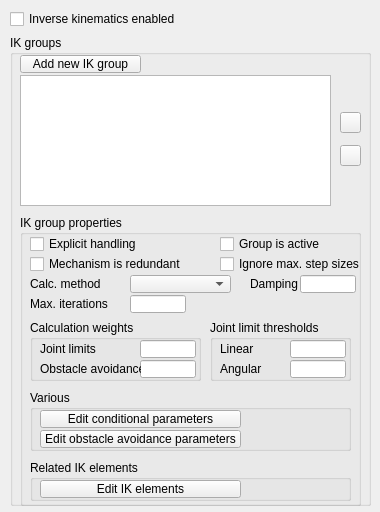
<?xml version="1.0" encoding="UTF-8"?>
<ui version="4.0">
 <class>CQDlgIk</class>
 <widget class="QDialog" name="CQDlgIk">
  <property name="geometry">
   <rect>
    <x>0</x>
    <y>0</y>
    <width>380</width>
    <height>512</height>
   </rect>
  </property>
  <property name="windowTitle">
   <string>Inverse Kinematics</string>
  </property>
  <property name="locale">
   <locale language="English" country="UnitedStates"/>
  </property>
  <widget class="QCheckBox" name="qqIkEnabled">
   <property name="geometry">
    <rect>
     <x>10</x>
     <y>10</y>
     <width>241</width>
     <height>18</height>
    </rect>
   </property>
   <property name="focusPolicy">
    <enum>Qt::StrongFocus</enum>
   </property>
   <property name="text">
    <string>Inverse kinematics enabled</string>
   </property>
  </widget>
  <widget class="QGroupBox" name="groupBox">
   <property name="geometry">
    <rect>
     <x>10</x>
     <y>35</y>
     <width>361</width>
     <height>471</height>
    </rect>
   </property>
   <property name="title">
    <string>IK groups</string>
   </property>
   <property name="flat">
    <bool>true</bool>
   </property>
   <widget class="QToolButton" name="qqAddNewGroup">
    <property name="geometry">
     <rect>
      <x>10</x>
      <y>20</y>
      <width>121</width>
      <height>18</height>
     </rect>
    </property>
    <property name="focusPolicy">
     <enum>Qt::StrongFocus</enum>
    </property>
    <property name="text">
     <string>Add new IK group</string>
    </property>
   </widget>
   <widget class="QListWidget" name="qqList">
    <property name="geometry">
     <rect>
      <x>10</x>
      <y>40</y>
      <width>311</width>
      <height>131</height>
     </rect>
    </property>
   </widget>
   <widget class="QToolButton" name="qqUp">
    <property name="geometry">
     <rect>
      <x>330</x>
      <y>77</y>
      <width>21</width>
      <height>21</height>
     </rect>
    </property>
    <property name="focusPolicy">
     <enum>Qt::StrongFocus</enum>
    </property>
    <property name="text">
     <string/>
    </property>
    <property name="icon">
     <iconset resource="../variousImageFiles.qrc">
      <normaloff>:/variousImageFiles/upArrow.png</normaloff>:/variousImageFiles/upArrow.png</iconset>
    </property>
   </widget>
   <widget class="QToolButton" name="qqDown">
    <property name="geometry">
     <rect>
      <x>330</x>
      <y>110</y>
      <width>21</width>
      <height>21</height>
     </rect>
    </property>
    <property name="focusPolicy">
     <enum>Qt::StrongFocus</enum>
    </property>
    <property name="text">
     <string/>
    </property>
    <property name="icon">
     <iconset resource="../variousImageFiles.qrc">
      <normaloff>:/variousImageFiles/downArrow.png</normaloff>:/variousImageFiles/downArrow.png</iconset>
    </property>
   </widget>
   <widget class="QGroupBox" name="groupBox_3">
    <property name="geometry">
     <rect>
      <x>10</x>
      <y>180</y>
      <width>341</width>
      <height>291</height>
     </rect>
    </property>
    <property name="title">
     <string>IK group properties</string>
    </property>
    <property name="flat">
     <bool>true</bool>
    </property>
    <widget class="QCheckBox" name="qqGroupIsActive">
     <property name="geometry">
      <rect>
       <x>200</x>
       <y>20</y>
       <width>151</width>
       <height>18</height>
      </rect>
     </property>
     <property name="focusPolicy">
      <enum>Qt::StrongFocus</enum>
     </property>
     <property name="text">
      <string>Group is active</string>
     </property>
    </widget>
    <widget class="QCheckBox" name="qqExplicitHandling">
     <property name="geometry">
      <rect>
       <x>10</x>
       <y>20</y>
       <width>151</width>
       <height>18</height>
      </rect>
     </property>
     <property name="focusPolicy">
      <enum>Qt::StrongFocus</enum>
     </property>
     <property name="text">
      <string>Explicit handling</string>
     </property>
    </widget>
    <widget class="QCheckBox" name="qqRedundant">
     <property name="geometry">
      <rect>
       <x>10</x>
       <y>40</y>
       <width>151</width>
       <height>18</height>
      </rect>
     </property>
     <property name="focusPolicy">
      <enum>Qt::StrongFocus</enum>
     </property>
     <property name="text">
      <string>Mechanism is redundant</string>
     </property>
    </widget>
    <widget class="QLabel" name="label">
     <property name="geometry">
      <rect>
       <x>10</x>
       <y>60</y>
       <width>101</width>
       <height>18</height>
      </rect>
     </property>
     <property name="text">
      <string>Calc. method</string>
     </property>
    </widget>
    <widget class="QComboBox" name="qqCalcMethodCombo">
     <property name="geometry">
      <rect>
       <x>110</x>
       <y>60</y>
       <width>101</width>
       <height>18</height>
      </rect>
     </property>
    </widget>
    <widget class="QLabel" name="label_2">
     <property name="geometry">
      <rect>
       <x>230</x>
       <y>60</y>
       <width>51</width>
       <height>18</height>
      </rect>
     </property>
     <property name="text">
      <string>Damping</string>
     </property>
    </widget>
    <widget class="QLineEdit" name="qqDamping">
     <property name="geometry">
      <rect>
       <x>280</x>
       <y>60</y>
       <width>56</width>
       <height>18</height>
      </rect>
     </property>
    </widget>
    <widget class="QLabel" name="label_3">
     <property name="geometry">
      <rect>
       <x>10</x>
       <y>80</y>
       <width>101</width>
       <height>18</height>
      </rect>
     </property>
     <property name="text">
      <string>Max. iterations</string>
     </property>
    </widget>
    <widget class="QLineEdit" name="qqMaxIterations">
     <property name="geometry">
      <rect>
       <x>110</x>
       <y>80</y>
       <width>56</width>
       <height>18</height>
      </rect>
     </property>
    </widget>
    <widget class="QCheckBox" name="qqIgnoreMaxStepSizes">
     <property name="geometry">
      <rect>
       <x>200</x>
       <y>40</y>
       <width>151</width>
       <height>18</height>
      </rect>
     </property>
     <property name="focusPolicy">
      <enum>Qt::StrongFocus</enum>
     </property>
     <property name="text">
      <string>Ignore max. step sizes</string>
     </property>
    </widget>
    <widget class="QGroupBox" name="groupBox_4">
     <property name="geometry">
      <rect>
       <x>10</x>
       <y>105</y>
       <width>171</width>
       <height>61</height>
      </rect>
     </property>
     <property name="title">
      <string>Calculation weights</string>
     </property>
     <property name="flat">
      <bool>true</bool>
     </property>
     <widget class="QLineEdit" name="qqWeightJointLimits">
      <property name="geometry">
       <rect>
        <x>110</x>
        <y>20</y>
        <width>56</width>
        <height>18</height>
       </rect>
      </property>
     </widget>
     <widget class="QLabel" name="label_4">
      <property name="geometry">
       <rect>
        <x>10</x>
        <y>20</y>
        <width>101</width>
        <height>18</height>
       </rect>
      </property>
      <property name="text">
       <string>Joint limits</string>
      </property>
     </widget>
     <widget class="QLineEdit" name="qqWeightObstacleAvoidance">
      <property name="geometry">
       <rect>
        <x>110</x>
        <y>40</y>
        <width>56</width>
        <height>18</height>
       </rect>
      </property>
     </widget>
     <widget class="QLabel" name="label_5">
      <property name="geometry">
       <rect>
        <x>10</x>
        <y>40</y>
        <width>101</width>
        <height>18</height>
       </rect>
      </property>
      <property name="text">
       <string>Obstacle avoidance</string>
      </property>
     </widget>
    </widget>
    <widget class="QGroupBox" name="groupBox_5">
     <property name="geometry">
      <rect>
       <x>190</x>
       <y>105</y>
       <width>141</width>
       <height>61</height>
      </rect>
     </property>
     <property name="title">
      <string>Joint limit thresholds</string>
     </property>
     <property name="flat">
      <bool>true</bool>
     </property>
     <widget class="QLineEdit" name="qqThresholdLinear">
      <property name="geometry">
       <rect>
        <x>80</x>
        <y>20</y>
        <width>56</width>
        <height>18</height>
       </rect>
      </property>
     </widget>
     <widget class="QLabel" name="label_6">
      <property name="geometry">
       <rect>
        <x>10</x>
        <y>20</y>
        <width>71</width>
        <height>18</height>
       </rect>
      </property>
      <property name="text">
       <string>Linear</string>
      </property>
     </widget>
     <widget class="QLineEdit" name="qqThresholdAngular">
      <property name="geometry">
       <rect>
        <x>80</x>
        <y>40</y>
        <width>56</width>
        <height>18</height>
       </rect>
      </property>
     </widget>
     <widget class="QLabel" name="label_7">
      <property name="geometry">
       <rect>
        <x>10</x>
        <y>40</y>
        <width>71</width>
        <height>18</height>
       </rect>
      </property>
      <property name="text">
       <string>Angular</string>
      </property>
     </widget>
    </widget>
    <widget class="QGroupBox" name="groupBox_6">
     <property name="geometry">
      <rect>
       <x>10</x>
       <y>175</y>
       <width>321</width>
       <height>61</height>
      </rect>
     </property>
     <property name="title">
      <string>Various</string>
     </property>
     <property name="flat">
      <bool>true</bool>
     </property>
     <widget class="QToolButton" name="qqEditConditional">
      <property name="geometry">
       <rect>
        <x>10</x>
        <y>20</y>
        <width>201</width>
        <height>18</height>
       </rect>
      </property>
      <property name="focusPolicy">
       <enum>Qt::StrongFocus</enum>
      </property>
      <property name="text">
       <string>Edit conditional parameters</string>
      </property>
     </widget>
     <widget class="QToolButton" name="qqEditObstacleAvoidance">
      <property name="geometry">
       <rect>
        <x>10</x>
        <y>40</y>
        <width>201</width>
        <height>18</height>
       </rect>
      </property>
      <property name="focusPolicy">
       <enum>Qt::StrongFocus</enum>
      </property>
      <property name="text">
       <string>Edit obstacle avoidance parameters</string>
      </property>
     </widget>
    </widget>
    <widget class="QGroupBox" name="groupBox_2">
     <property name="geometry">
      <rect>
       <x>10</x>
       <y>245</y>
       <width>321</width>
       <height>41</height>
      </rect>
     </property>
     <property name="title">
      <string>Related IK elements</string>
     </property>
     <property name="flat">
      <bool>true</bool>
     </property>
     <widget class="QToolButton" name="qqEditIkElements">
      <property name="geometry">
       <rect>
        <x>10</x>
        <y>20</y>
        <width>201</width>
        <height>18</height>
       </rect>
      </property>
      <property name="focusPolicy">
       <enum>Qt::StrongFocus</enum>
      </property>
      <property name="text">
       <string>Edit IK elements</string>
      </property>
     </widget>
    </widget>
   </widget>
  </widget>
 </widget>
 <tabstops>
  <tabstop>qqIkEnabled</tabstop>
  <tabstop>qqAddNewGroup</tabstop>
  <tabstop>qqList</tabstop>
  <tabstop>qqUp</tabstop>
  <tabstop>qqDown</tabstop>
  <tabstop>qqExplicitHandling</tabstop>
  <tabstop>qqGroupIsActive</tabstop>
  <tabstop>qqRedundant</tabstop>
  <tabstop>qqIgnoreMaxStepSizes</tabstop>
  <tabstop>qqCalcMethodCombo</tabstop>
  <tabstop>qqDamping</tabstop>
  <tabstop>qqMaxIterations</tabstop>
  <tabstop>qqWeightJointLimits</tabstop>
  <tabstop>qqWeightObstacleAvoidance</tabstop>
  <tabstop>qqThresholdLinear</tabstop>
  <tabstop>qqThresholdAngular</tabstop>
  <tabstop>qqEditConditional</tabstop>
  <tabstop>qqEditObstacleAvoidance</tabstop>
  <tabstop>qqEditIkElements</tabstop>
 </tabstops>
 <resources>
  <include location="../variousImageFiles.qrc"/>
 </resources>
 <connections/>
</ui>
